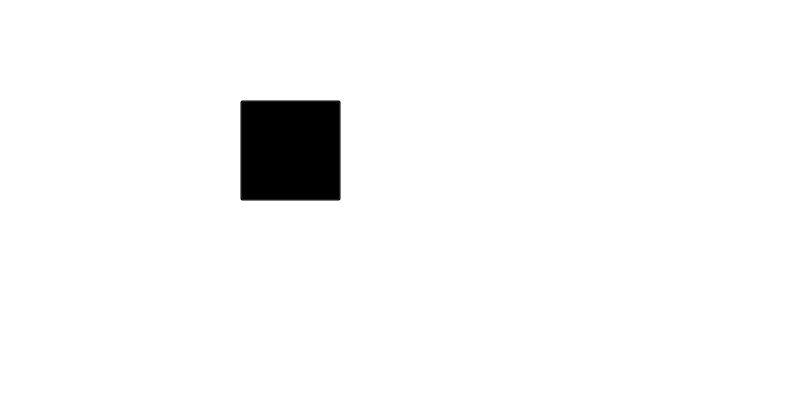
<?xml version="1.0" encoding="UTF-8"?>
<ui version="4.0">
 <class>gpio_settings</class>
 <widget class="QFrame" name="gpio_settings">
  <property name="geometry">
   <rect>
    <x>0</x>
    <y>0</y>
    <width>800</width>
    <height>400</height>
   </rect>
  </property>
  <property name="windowTitle">
   <string>Frame</string>
  </property>
  <property name="toolTip">
   <string>Status of Input Pin</string>
  </property>
  <property name="styleSheet">
   <string notr="true">background: transparent;</string>
  </property>
  <property name="frameShape">
   <enum>QFrame::NoFrame</enum>
  </property>
  <property name="frameShadow">
   <enum>QFrame::Raised</enum>
  </property>
  <widget class="QToolButton" name="button_output">
   <property name="geometry">
    <rect>
     <x>240</x>
     <y>100</y>
     <width>101</width>
     <height>101</height>
    </rect>
   </property>
   <property name="toolTip">
    <string>Set Status of Output Pin</string>
   </property>
   <property name="styleSheet">
    <string notr="true">background: transparent;</string>
   </property>
   <property name="text">
    <string>...</string>
   </property>
   <property name="icon">
    <iconset resource="controller.qrc">
     <normaloff>:/images/switch_off.png</normaloff>:/images/switch_off.png</iconset>
   </property>
   <property name="iconSize">
    <size>
     <width>60</width>
     <height>80</height>
    </size>
   </property>
  </widget>
  <widget class="QLabel" name="label">
   <property name="geometry">
    <rect>
     <x>450</x>
     <y>110</y>
     <width>90</width>
     <height>90</height>
    </rect>
   </property>
   <property name="toolTip">
    <string>Status of Input Pin</string>
   </property>
   <property name="styleSheet">
    <string notr="true">background: transparent;</string>
   </property>
   <property name="text">
    <string/>
   </property>
   <property name="pixmap">
    <pixmap resource="controller.qrc">:/images/led_off.png</pixmap>
   </property>
   <property name="scaledContents">
    <bool>true</bool>
   </property>
  </widget>
 </widget>
 <resources>
  <include location="controller.qrc"/>
 </resources>
 <connections/>
</ui>
